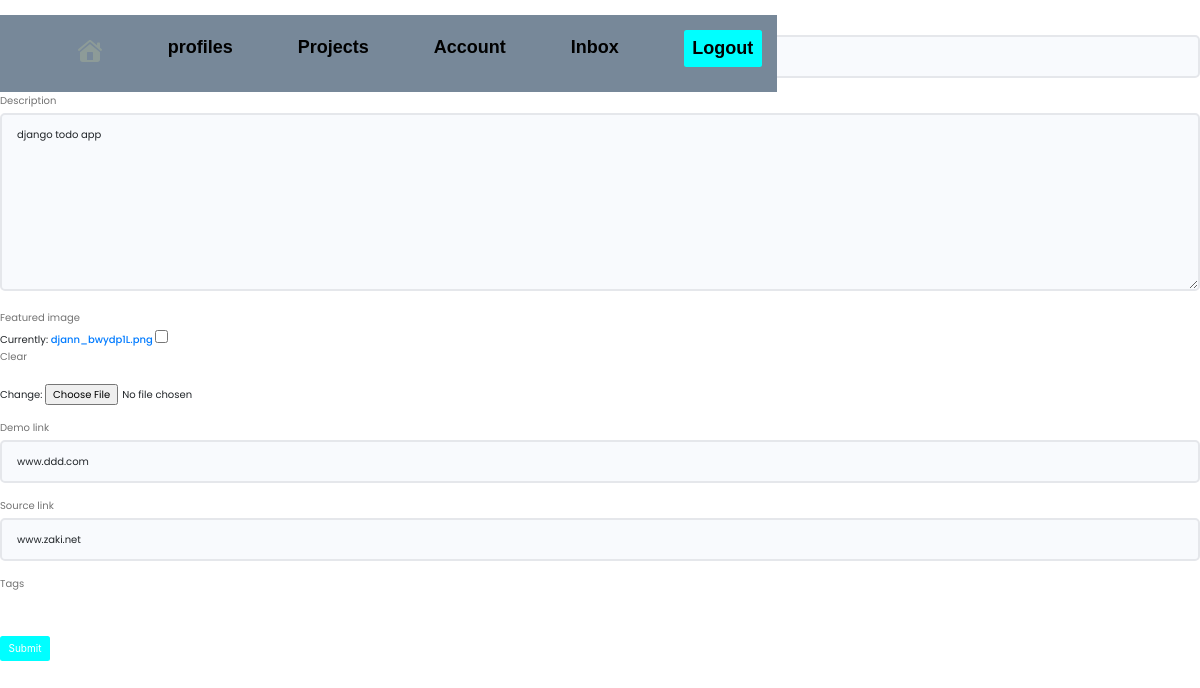
The page /projects/update-project/fae13c3e72cb4ab983139030fe897b74 (signed in) on the database its author committed.
### projects/models.py (models this page shows, shortened)
class project(models.Model):
    owner = models.ForeignKey(
        Profile, null=True, blank=True, on_delete=models.SET_NULL)
    title = models.CharField(max_length=200)
    description = models.TextField(null=True, blank=True)
    featured_image = models.ImageField(
        null=True, blank=True, default="default.jpg")
    demo_link = models.CharField(max_length=2000, null=True, blank=True)
    source_link = models.CharField(max_length=2000, null=True, blank=True)
    tags = models.ManyToManyField('Tag', blank=True)
    vote_total = models.IntegerField(blank=True, default=0, null=True)
    vote_ratio = models.IntegerField(blank=True, default=0, null=True)
    created = models.DateTimeField(auto_now_add=True)
    id = models.UUIDField(default=uuid.uuid4, unique=True,
                          primary_key=True, editable=False)
    class Meta:
        ordering = ['created']

### projects/views.py (the view)
# urls.py: path('update-project/<str:pk>', views.updateproject, name='update-project'),
@login_required(login_url="log-project")
def updateproject(request, pk):
    profile = request.user.profile
    projects = profile.project_set.get(id=pk)
    form = projectform(instance=projects)
    if request.method == 'POST':
        form = projectform(request.POST, request.FILES, instance=projects)
        if form.is_valid():
            form.save()
            return redirect('pro')
    context = {'form': form}
    return render(request, 'projects/project_form.html', context)

### projects/forms.py
class projectform(ModelForm):
    class Meta:
        model = project
        fields = ['title', 'description', 'featured_image',
                  'demo_link', 'source_link', 'tags']
        widgets = {
            'tags': forms.CheckboxSelectMultiple(),
        }
    def __init__(self, *args, **kwargs):
        super(projectform, self).__init__(*args, **kwargs)
        self.fields['title'].widget.attrs.update(
            {'class': 'input', 'placeholder': 'Add title'})
        self.fields['description'].widget.attrs.update(
            {'class': 'input', 'placeholder': 'Add  description'})
        self.fields['demo_link'].widget.attrs.update(
            {'class': 'input', 'placeholder': 'Add  link'})
        self.fields['source_link'].widget.attrs.update(
            {'class': 'input', 'placeholder': 'Add  link'})

### projects/templates/projects/project_form.html (shortened to what this page needs)
{% extends 'main.html' %}
{% block content %}
                {% for field in form %}
                <div class="form__field">
                    <label for="formInput#text">{{field.label}} </label>
                    {{field}}
                </div>
                {% endfor %}
                <input class="btn btn--sub btn--lg  my-md" type="submit" value="Submit" />
{% endblock %}

### static/styles/app.css (style rules this page uses)
:root { --color-sub: #2d2d39; }
.btn--sub { background-color: aqua; }

### static/uikit/styles/modules/_variables.css (style rules this page uses)
:root { --color-main: #5aa5b9; --color-main-light: #e6faff; --color-sub: #3f4156; --color-sub-light: #51546e; --color-sub-lighter: #ededfd; --color-text: #737373; --color-gray: #8b8b8b; --color-light: #e5e7eb; --color-light-gray: #767676; --color-bg: #f8fafd; --color-white: #fffefd; --color-white-light: #f3f3f3; --color-success: #359e64; --color-success-bg: #def8e8; --color-error: #fc4b0b; --color-error-bg: #fff2ee; --font-base: 'Poppins', arial, helvetica, 'Segoe UI', roboto, ubuntu, sans-serif; --font-monospace: 'Fira Code', 'Courier New', courier, monospace; --font-regular: 300; --font-medium: 500; --font-bold: 700; --generic-shadow: 1px 1px 5px #00000010; --generic-transition: all 0.3s ease-in-out; }

### static/uikit/styles/modules/_base.css (style rules this page uses)
* { margin: 0; padding: 0; box-sizing: border-box; text-rendering: optimizeLegibility; color: inherit; font-size: inherit; }
html { font-size: 50%; }
@media only screen and (min-width: 480px) { html { font-size: 56.25%; } }
@media only screen and (min-width: 1200px) { html { font-size: 62.5%; } }
body { line-height: 1.6; font-weight: 400; font-size: 1.5rem; color: var(--color-text); background-color: var(--color-bg); min-height: 100vh; }

### static/uikit/styles/modules/_typography.css (style rules this page uses)
* { font-family: var(--font-base); }
a { padding-bottom: 2px; text-decoration: none; display: inline-block; color: var(--color-main); font-weight: var(--font-medium); }

### static/uikit/styles/modules/_utilities.css (style rules this page uses)
.my-md { margin: 3rem auto; }

### static/uikit/styles/modules/_button.css (style rules this page uses)
.btn { display: inline-block; position: relative; cursor: pointer; background-color: var(--color-light); font-weight: var(--font-medium); color: var(--color-sub); text-decoration: none; padding: 1rem 2rem; border-radius: 0.5rem; border: none; width: -webkit-fit-content; width: -moz-fit-content; width: fit-content; height: -webkit-fit-content; height: -moz-fit-content; height: fit-content; font-size: 1.6rem; outline-width: 0; outline-color: transparent; -webkit-backface-visibility: hidden; backface-visibility: hidden; transition: all 0.3s ease-in-out; }
.btn--sub { background-color: var(--color-sub); color: var(--color-white); }
.btn--lg { font-size: 1.8rem; padding: 1.2rem 4.5rem; }

### static/uikit/styles/modules/_form.css (style rules this page uses)
.form__field { margin-top: 1.5rem; margin-bottom: 1.5rem; }
.form__label, .form__field > label { display: block; margin-bottom: 0.5rem; color: var(--color-text); }
input.input[type='text'], input.input[type='email'], input.input[type='password'], input.input[type='number'], textarea.input { min-width: 24rem; width: 100%; padding: 1.2rem 1.5rem; border-radius: 0.5rem; border: 2px solid var(--color-light); transition: all 0.3s ease-in-out; background-color: var(--color-bg); }

### rows shown on the page
project: form "django todo app" "www.ddd.com" "www.zaki.net"

### other values the page prints
{{ field.label }} "Description" "Featured image" "Demo link" "Source link" "Tags"
